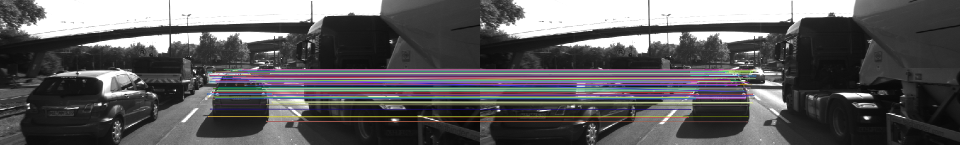
//> input picture images/AKAZE.png, 1920 x 289 px, given in place of 0000000000.png, which was not available (shown at 1/2 size)
$ ./MidTermProject_Camera_Student   (built with g++ and OpenCV 4)
//> lines starting //> are read from the running program, lines starting //| are printed output that depends on the picture; pictures that were not available may be replaced by others from this repository, and a replacement may not be noted
### src/matching2D.hpp
#ifndef matching2D_hpp
#define matching2D_hpp

#include <stdio.h>
#include <iostream>
#include <sstream>
#include <iomanip>
#include <vector>
#include <cmath>
#include <limits>

#include <opencv2/core.hpp>
#include <opencv2/highgui/highgui.hpp>
#include <opencv2/imgproc/imgproc.hpp>
#include <opencv2/features2d.hpp>
#include <opencv2/xfeatures2d.hpp>
#include <opencv2/xfeatures2d/nonfree.hpp>

#include "dataStructures.h"


void detKeypointsHarris(std::vector<cv::KeyPoint> &keypoints, cv::Mat &img, bool bVis=false);
void detKeypointsShiTomasi(std::vector<cv::KeyPoint> &keypoints, cv::Mat &img, bool bVis=false);
void detKeypointsModern(std::vector<cv::KeyPoint> &keypoints, cv::Mat &img, std::string detectorType, bool bVis=false);
void descKeypoints(std::vector<cv::KeyPoint> &keypoints, cv::Mat &img, cv::Mat &descriptors, std::string descriptorType);
void matchDescriptors(std::vector<cv::KeyPoint> &kPtsSource, std::vector<cv::KeyPoint> &kPtsRef, cv::Mat &descSource, cv::Mat &descRef,
                      std::vector<cv::DMatch> &matches, std::string descriptorType, std::string matcherType, std::string selectorType);

#endif /* matching2D_hpp */

### src/dataStructures.h
#ifndef dataStructures_h
#define dataStructures_h

#include <vector>
#include <opencv2/core.hpp>


struct DataFrame { // represents the available sensor information at the same time instance

    cv::Mat cameraImg; // camera image

    std::vector<cv::KeyPoint> keypoints; // 2D keypoints within camera image
    cv::Mat descriptors; // keypoint descriptors
    std::vector<cv::DMatch> kptMatches; // keypoint matches between previous and current frame
};


#endif /* dataStructures_h */

### src/matching2D_Student.cpp
#include <numeric>
#include "matching2D.hpp"

using namespace std;

// Find best matches for keypoints in two camera images based on several matching methods
void matchDescriptors(std::vector<cv::KeyPoint> &kPtsSource, std::vector<cv::KeyPoint> &kPtsRef, cv::Mat &descSource, cv::Mat &descRef,
                      std::vector<cv::DMatch> &matches, std::string descriptorType, std::string matcherType, std::string selectorType)
{
    // configure matcher
    bool crossCheck = false;
    cv::Ptr<cv::DescriptorMatcher> matcher;

    if (matcherType.compare("MAT_BF") == 0)
    {
        int normType = cv::NORM_HAMMING;
        matcher = cv::BFMatcher::create(normType, crossCheck);
    }
    else if (matcherType.compare("MAT_FLANN") == 0)
    {
        matcher = cv::DescriptorMatcher::create(cv::DescriptorMatcher::FLANNBASED);
    }

    // perform matching task
    if (selectorType.compare("SEL_NN") == 0)
    { // nearest neighbor (best match)

        matcher->match(descSource, descRef, matches); // Finds the best match for each descriptor in desc1
    }
    else if (selectorType.compare("SEL_KNN") == 0)
    { // k nearest neighbors (k=2)
        vector<vector<cv::DMatch>> knn_matches;
        matcher->knnMatch(descSource, descRef, knn_matches, 2);
        double minDescDistRatio = 0.8;
        for (auto it = knn_matches.begin(); it != knn_matches.end(); ++it)
        {

            if ((*it)[0].distance < minDescDistRatio * (*it)[1].distance)
            {
                matches.push_back((*it)[0]);
            }
        }
        cout << "# keypoints removed = " << knn_matches.size() - matches.size() << endl;
    }
}

// Use one of several types of state-of-art descriptors to uniquely identify keypoints
void descKeypoints(vector<cv::KeyPoint> &keypoints, cv::Mat &img, cv::Mat &descriptors, string descriptorType)
{
    // select appropriate descriptor
    cv::Ptr<cv::DescriptorExtractor> extractor;
    if (descriptorType.compare("BRISK") == 0)
    {

        int threshold = 30;        // FAST/AGAST detection threshold score.
        int octaves = 3;           // detection octaves (use 0 to do single scale)
        float patternScale = 1.0f; // apply this scale to the pattern used for sampling the neighbourhood of a keypoint.

        extractor = cv::BRISK::create(threshold, octaves, patternScale);
    }
    else if (descriptorType.compare("BRIEF") == 0)
    {
        extractor = cv::xfeatures2d::BriefDescriptorExtractor::create();
    }
    else if (descriptorType.compare("ORB") == 0)
    {
        extractor = cv::ORB::create();
    }
    else if (descriptorType.compare("FREAK") == 0)
    {
        extractor = cv::xfeatures2d::FREAK::create();
    }
    else if (descriptorType.compare("AKAZE") == 0)
    {
        extractor = cv::AKAZE::create();
    }
    else if (descriptorType.compare("SIFT") == 0)
    {
        extractor = cv::xfeatures2d::SIFT::create();
    }
    // perform feature description
    double t = (double)cv::getTickCount();
    extractor->compute(img, keypoints, descriptors);
    t = ((double)cv::getTickCount() - t) / cv::getTickFrequency();
    cout << descriptorType << " descriptor extraction in " << 1000 * t / 1.0 << " ms" << endl;
}

//FAST, BRISK, ORB, AKAZE, SIFT
void detKeypointsModern(std::vector<cv::KeyPoint> &keypoints, cv::Mat &img, std::string detectorType, bool bVis)
{
    string windowName;
    if (detectorType.compare("FAST") == 0)
    {
        int threshold = 30;
        bool bNMS = true;
        cv::FastFeatureDetector::DetectorType type = cv::FastFeatureDetector::TYPE_9_16; // TYPE_9_16, TYPE_7_12, TYPE_5_8
        cv::Ptr<cv::FeatureDetector> detector = cv::FastFeatureDetector::create(threshold, bNMS, type);
        double t = (double)cv::getTickCount();
        detector->detect(img, keypoints);
        t = ((double)cv::getTickCount() - t) / cv::getTickFrequency();
        cout << "FAST detection with n= " << keypoints.size() << " keypoints in " << 1000 * t / 1.0 << " ms" << endl;
        windowName = "FAST  Detector Results";
    }
    else if (detectorType.compare("BRISK") == 0)
    {
        cv::Ptr<cv::FeatureDetector> detector = cv::BRISK::create();
        double t = (double)cv::getTickCount();
        detector->detect(img, keypoints);
        t = ((double)cv::getTickCount() - t) / cv::getTickFrequency();
        cout << "BRISK detection with n= " << keypoints.size() << " keypoints in " << 1000 * t / 1.0 << " ms" << endl;
        windowName = "BRISK  Detector Results";
    }
    else if (detectorType.compare("ORB") == 0)
    {
        cv::Ptr<cv::FeatureDetector> detector = cv::ORB::create();
        double t = (double)cv::getTickCount();
        detector->detect(img, keypoints);
        t = ((double)cv::getTickCount() - t) / cv::getTickFrequency();
        cout << "ORB detection with n= " << keypoints.size() << " keypoints in " << 1000 * t / 1.0 << " ms" << endl;
        windowName = "ORB  Detector Results";
    }
    else if (detectorType.compare("AKAZE") == 0)
    {
        cv::Ptr<cv::FeatureDetector> detector = cv::AKAZE::create();
        double t = (double)cv::getTickCount();
        detector->detect(img, keypoints);
        t = ((double)cv::getTickCount() - t) / cv::getTickFrequency();
        cout << "AKAZE detection with n= " << keypoints.size() << " keypoints in " << 1000 * t / 1.0 << " ms" << endl;
        windowName = "AKAZE  Detector Results";
    }
    else if (detectorType.compare("SIFT") == 0)
    {
        cv::Ptr<cv::FeatureDetector> detector = cv::xfeatures2d::SIFT::create();
        double t = (double)cv::getTickCount();
        detector->detect(img, keypoints);
        t = ((double)cv::getTickCount() - t) / cv::getTickFrequency();
        cout << "SIFT detection with n= " << keypoints.size() << " keypoints in " << 1000 * t / 1.0 << " ms" << endl;
         windowName = "SIFT  Detector Results";
    }
    // visualize results
    if (bVis)
    {
        cv::Mat visImage = img.clone();
        cv::drawKeypoints(img, keypoints, visImage, cv::Scalar::all(-1), cv::DrawMatchesFlags::DRAW_RICH_KEYPOINTS);
        cv::namedWindow(windowName, 6);
        imshow(windowName, visImage);
        cv::waitKey(0);
    }
}

// Detect keypoints in image using the traditional Harris detector
// [109 lines left out: functions detKeypointsHarris, detKeypointsShiTomasi, not called in this run]

### src/MidTermProject_Camera_Student.cpp
/* INCLUDES FOR THIS PROJECT */
#include <iostream>
#include <fstream>
#include <sstream>
#include <iomanip>
#include <vector>
#include <cmath>
#include <limits>
#include <opencv2/core.hpp>
#include <opencv2/highgui/highgui.hpp>
#include <opencv2/imgproc/imgproc.hpp>
#include <opencv2/features2d.hpp>
#include <opencv2/xfeatures2d.hpp>
#include <opencv2/xfeatures2d/nonfree.hpp>

#include "dataStructures.h"
#include "matching2D.hpp"

using namespace std;

/* MAIN PROGRAM */
int main(int argc, const char *argv[])
{

    /* INIT VARIABLES AND DATA STRUCTURES */

    // data location
    string dataPath = "../";

    // camera
    string imgBasePath = dataPath + "images/";
    string imgPrefix = "KITTI/2011_09_26/image_00/data/000000"; // left camera, color
    string imgFileType = ".png";
    int imgStartIndex = 0; // first file index to load (assumes Lidar and camera names have identical naming convention)
    int imgEndIndex = 9;   // last file index to load
    int imgFillWidth = 4;  // no. of digits which make up the file index (e.g. img-0001.png)

    // misc
    int dataBufferSize = 3;       // no. of images which are held in memory (ring buffer) at the same time
    vector<DataFrame> dataBuffer; // list of data frames which are held in memory at the same time
    bool bVis = false;            // visualize results

    /* MAIN LOOP OVER ALL IMAGES */

    for (size_t imgIndex = 0; imgIndex <= imgEndIndex - imgStartIndex; imgIndex++)
    {
        /* LOAD IMAGE INTO BUFFER */

        // assemble filenames for current index
        ostringstream imgNumber;
        imgNumber << setfill('0') << setw(imgFillWidth) << imgStartIndex + imgIndex;
        string imgFullFilename = imgBasePath + imgPrefix + imgNumber.str() + imgFileType;

        // load image from file and convert to grayscale
        cv::Mat img, imgGray;
        img = cv::imread(imgFullFilename);
//> img is the input picture: 289 rows x 1920 cols, CV_8UC3; mean B, G, R 93.6, 92.2, 93.3
        cv::cvtColor(img, imgGray, cv::COLOR_BGR2GRAY);
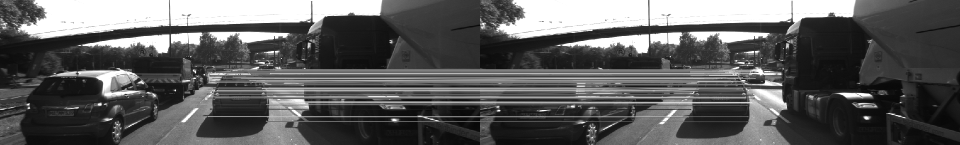
//> imgGray: 289 rows x 1920 cols, CV_8UC1 (shown at 1/2 size); min 7, max 255, mean 92.7

        //// STUDENT ASSIGNMENT


        // push image into data frame buffer
        DataFrame frame;
        frame.cameraImg = imgGray;
        if  (dataBuffer.size() < dataBufferSize)
        {
            dataBuffer.push_back(frame);
            cout << "LOAD IMAGE INTO BUFFER done" << endl;
        }
        else
        {
            dataBuffer.erase(dataBuffer.begin());
            dataBuffer.push_back(frame);
            cout << "REPLACE IMAGE IN BUFFER done" << endl;
        }
        //// EOF STUDENT ASSIGNMENT
        cout << "#1 : LOAD IMAGE INTO BUFFER done" << endl;

        /* DETECT IMAGE KEYPOINTS */

        // extract 2D keypoints from current image
        vector<cv::KeyPoint> keypoints; // create empty feature list for current image
        string detectorType = "SIFT";

        //// STUDENT ASSIGNMENT
        //// TASK MP.2 -> add the following keypoint detectors in file matching2D.cpp and enable string-based selection based on detectorType
        //// -> HARRIS, FAST, BRISK, ORB, AKAZE, SIFT

        if (detectorType.compare("SHITOMASI") == 0)
        {
            detKeypointsShiTomasi(keypoints, imgGray, false);
        }
        else if (detectorType.compare("HARRIS") == 0)
        {
            detKeypointsHarris(keypoints, imgGray, false);
        }
        else
        {
            detKeypointsModern(keypoints, imgGray, detectorType, false);
//> in detKeypointsModern, `detector->detect(img, keypoints);`: keypoints = 1872 keypoints; strongest (x, y, size): (350, 181, 2.3), (408, 149, 2), (1733, 236, 5.7), (998, 221, 3.1)
        }
        //// EOF STUDENT ASSIGNMENT

        //// STUDENT ASSIGNMENT
        //// TASK MP.3 -> only keep keypoints on the preceding vehicle

        // only keep keypoints on the preceding vehicle
        bool bFocusOnVehicle = true;
        cv::Rect vehicleRect(535, 180, 180, 150);
        vector<cv::KeyPoint>::iterator keypoint;
        vector<cv::KeyPoint> keypoints_roi;
        if (bFocusOnVehicle)
        {
             for(keypoint = keypoints.begin(); keypoint != keypoints.end(); ++keypoint)
             {
                 if (vehicleRect.contains(keypoint->pt))
                 {
                    cv::KeyPoint newKeyPoint;
                    newKeyPoint.pt = cv::Point2f(keypoint->pt);
                    newKeyPoint.size = 1;
                    keypoints_roi.push_back(newKeyPoint);
                 }
             }
//> after the loop, keypoints_roi = 81 keypoints; strongest (x, y, size): (535, 229, 1), (536, 230, 1), (536, 218, 1), (538, 239, 1)
            keypoints =  keypoints_roi;
//> keypoints has the same summary as keypoints_roi
            cout << "IN ROI n= " << keypoints.size()<<" keypoints"<<endl;
//| IN ROI n= 81 keypoints
        }
        //// EOF STUDENT ASSIGNMENT

        // optional : limit number of keypoints (helpful for debugging and learning)
        bool bLimitKpts = false;
        if (bLimitKpts)
        {
            int maxKeypoints = 50;

            if (detectorType.compare("SHITOMASI") == 0)
            { // there is no response info, so keep the first 50 as they are sorted in descending quality order
                keypoints.erase(keypoints.begin() + maxKeypoints, keypoints.end());
            }
            cv::KeyPointsFilter::retainBest(keypoints, maxKeypoints);
            cout << " NOTE: Keypoints have been limited!" << endl;
        }

        // push keypoints and descriptor for current frame to end of data buffer
        (dataBuffer.end() - 1)->keypoints = keypoints;
        cout << "#2 : DETECT KEYPOINTS done" << endl;

        /* EXTRACT KEYPOINT DESCRIPTORS */

        //// STUDENT ASSIGNMENT
        //// TASK MP.4 -> add the following descriptors in file matching2D.cpp and enable string-based selection based on descriptorType
        //// -> BRIEF, ORB, FREAK, AKAZE, SIFT

        cv::Mat descriptors;
        string descriptorType = "SIFT"; // BRIEF, ORB, FREAK, AKAZE, SIFT
        descKeypoints((dataBuffer.end() - 1)->keypoints, (dataBuffer.end() - 1)->cameraImg, descriptors, descriptorType);
        //// EOF STUDENT ASSIGNMENT

        // push descriptors for current frame to end of data buffer
        (dataBuffer.end() - 1)->descriptors = descriptors;

        cout << "#3 : EXTRACT DESCRIPTORS done" << endl;

        if (dataBuffer.size() > 2) // wait until at least 3 images have been processed
        {

            /* MATCH KEYPOINT DESCRIPTORS */

            vector<cv::DMatch> matches;
            string matcherType = "MAT_BF";        // MAT_BF, MAT_FLANN
            string descriptorType = "DES_HOG"; // DES_BINARY, DES_HOG
            string selectorType = "SEL_KNN";       // SEL_NN, SEL_KNN

            //// STUDENT ASSIGNMENT
            //// TASK MP.5 -> add FLANN matching in file matching2D.cpp
            //// TASK MP.6 -> add KNN match selection and perform descriptor distance ratio filtering with t=0.8 in file matching2D.cpp

            matchDescriptors((dataBuffer.end() - 2)->keypoints, (dataBuffer.end() - 1)->keypoints,
                             (dataBuffer.end() - 2)->descriptors, (dataBuffer.end() - 1)->descriptors,
                             matches, descriptorType, matcherType, selectorType);
            cout << "Match n= " << matches.size()<<" keypoints"<<endl;
            //// EOF STUDENT ASSIGNMENT

            // store matches in current data frame
            (dataBuffer.end() - 1)->kptMatches = matches;

            cout << "#4 : MATCH KEYPOINT DESCRIPTORS done" << endl;

            // visualize matches between current and previous image
            bVis = false;
            if (bVis)
            {
                cv::Mat matchImg = ((dataBuffer.end() - 1)->cameraImg).clone();
                cv::drawMatches((dataBuffer.end() - 2)->cameraImg, (dataBuffer.end() - 2)->keypoints,
                                (dataBuffer.end() - 1)->cameraImg, (dataBuffer.end() - 1)->keypoints,
                                matches, matchImg,
                                cv::Scalar::all(-1), cv::Scalar::all(-1),
                                vector<char>(), cv::DrawMatchesFlags::DRAW_RICH_KEYPOINTS);

                string windowName = "Matching keypoints between two camera images";
                cv::namedWindow(windowName, 7);
                cv::imshow(windowName, matchImg);
                cout << "Press key to continue to next image" << endl;
                cv::waitKey(0); // wait for key to be pressed
            }
            bVis = false;
        }

    } // eof loop over all images
//> pass 2 of the loop `for (size_t imgIndex = 0; imgIndex <= imgEndIndex - imgStartIndex; img..`:
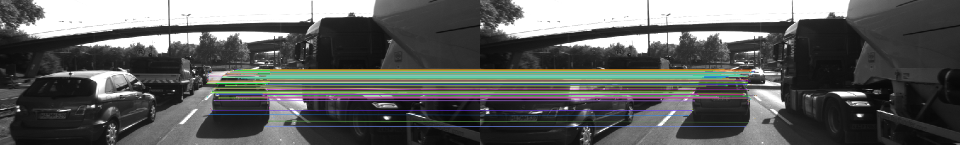
//> input picture images/BRISK.png, 1920 x 289 px, given in place of 0000000001.png, which was not available (shown at 1/2 size)
//> img is the input picture: 289 rows x 1920 cols, CV_8UC3; mean B, G, R 92.6, 94, 92.2
//> `cv::cvtColor(img, imgGray, cv::COLOR_BGR2GRAY);`:
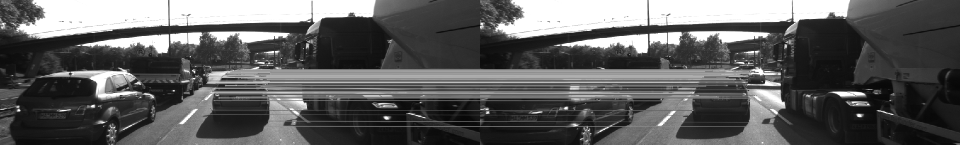
//> imgGray: 289 rows x 1920 cols, CV_8UC1 (shown at 1/2 size); min 6, max 255, mean 93.3
//> in detKeypointsModern (call 2), `detector->detect(img, keypoints);`: keypoints = 1857 keypoints; strongest (x, y, size): (1718, 231, 5.5), (37, 221, 3.5), (773, 236, 5.5), (186, 212, 4.6)
//> after the loop `for(keypoint = keypoints.begin(); keypoint != keypoints.end(); ++keypo..`: keypoints_roi = 83 keypoints; strongest (x, y, size): (535, 201, 1), (536, 225, 1), (537, 218, 1), (537, 212, 1)
//> `keypoints =  keypoints_roi;`: keypoints has the same summary as keypoints_roi
//| IN ROI n= 83 keypoints
//> (the run ends here: the program stops with an error, at `matcher->knnMatch(descSource, descRef, knn_matches, 2);`)
